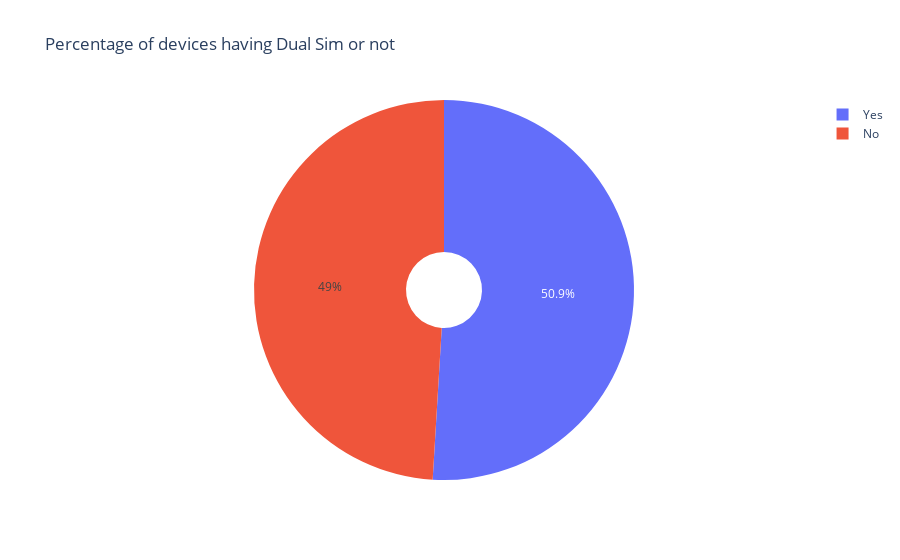

Notebook code for this chart:
### Code cell
#pie chart on individual columns
df = df.rename(columns={'dual_sim': 'isDualSim'})
df['isDualSim'].replace({0: 'No',1:'Yes'}, inplace=True)
px.pie(data_frame = df, names = 'isDualSim', title='Percentage of devices having Dual Sim or not', hole=0.2)

### Figure 1 — Plotly figure (JSON) as saved in the notebook; plotly's stock layout.template omitted (floating-point values rounded to 4 significant figures; data arrays with more than 128 entries replaced by an {"elided": "..."} marker saying what was removed)
{"data": [{"domain": {"x": [0, 1], "y": [0, 1]}, "hole": 0.2, "hovertemplate": "isDualSim=%{label}<extra></extra>", "labels": {"elided": "2000 str values"}, "legendgroup": "", "name": "", "showlegend": true, "type": "pie"}], "layout": {"legend": {"tracegroupgap": 0}, "title": {"text": "Percentage of devices having Dual Sim or not"}}}
